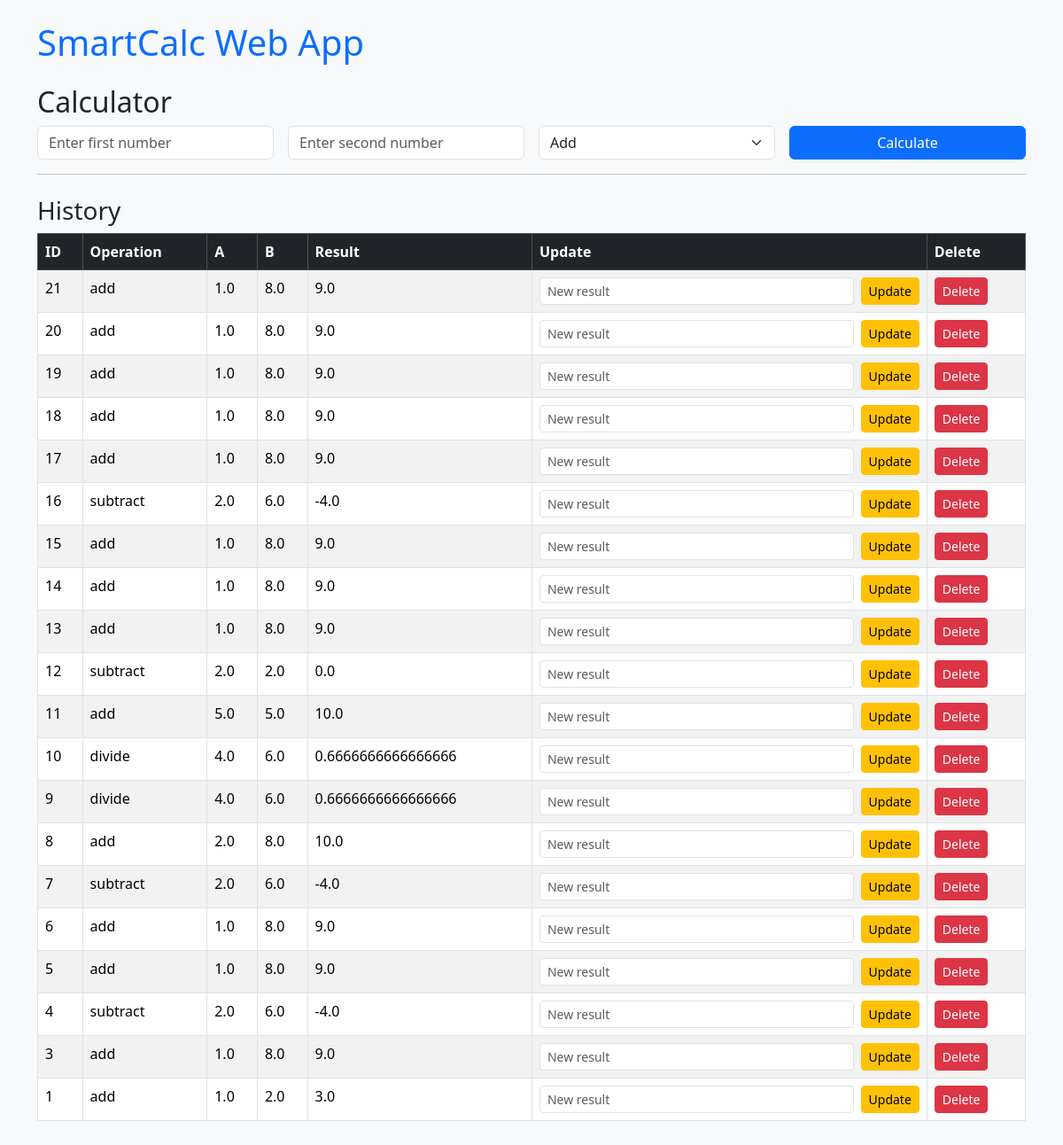
The page / (signed in) on the database its author committed.
### tables this page shows
CREATE TABLE history (
                id INTEGER PRIMARY KEY AUTOINCREMENT,
                user_id INTEGER,
                operation TEXT,
                a REAL,
                b REAL,
                result REAL,
                FOREIGN KEY(user_id) REFERENCES users(id)
            );

### app.py (the view)
    def wrapper(*args, **kwargs):
        if "user_id" not in session:
            return redirect(url_for("auth.login"))
        return view_func(*args, **kwargs)

### app.py (called while the page is built, shortened)
def login_required(view_func):
    def wrapper(*args, **kwargs):
        if "user_id" not in session:
            return redirect(url_for("auth.login"))
        return view_func(*args, **kwargs)
    wrapper.__name__ = view_func.__name__
    return wrapper

@app.route("/", methods=["GET", "POST"])
@login_required
def index():
    result = None
    user_id = session["user_id"]
    history = db.read_all(user_id)
    return render_template("index.html", result=result, history=history, username=session["username"])

### calculator_db.py (called while the page is built)
    def read_all(self, user_id):
        cursor = self.conn.execute("SELECT * FROM history WHERE user_id = ? ORDER BY id DESC", (user_id,))
        return cursor.fetchall()

### templates/index.html (shortened to what this page needs)
{% extends "layout.html" %}
{% block content %}
<h2>Calculator</h2>
<form method="POST" class="row g-3">
    <div class="col-md-3">
        <input type="number" name="num1" step="any" class="form-control" placeholder="Enter first number" required>
    </div>
    <div class="col-md-3">
        <input type="number" name="num2" step="any" class="form-control" placeholder="Enter second number" required>
    </div>
    <div class="col-md-3">
        <select name="operation" class="form-select" required>
            <option value="add">Add</option>
        </select>
    </div>
    <div class="col-md-3">
        <button type="submit" class="btn btn-primary w-100">Calculate</button>
    </div>
</form>
<hr>
<h3 class="mt-4">History</h3>
<table class="table table-bordered table-striped">
    <thead class="table-dark">
        <tr>
            <th>ID</th>
            <th>Operation</th>
            <th>A</th>
            <th>B</th>
            <th>Result</th>
            <th>Update</th>
            <th>Delete</th>
        </tr>
    </thead>
    <tbody>
        {% for row in history %}
        <tr>
            <td>{{ row[0] }}</td>
            <td>{{ row[2] }}</td>
            <td>{{ row[3] }}</td>
            <td>{{ row[4] }}</td>
            <td>{{ row[5] }}</td>
            <td>
                <form method="POST" action="/update/{{ row[0] }}" class="d-flex gap-2">
                    <input type="number" step="any" name="new_result_{{ row[0] }}" class="form-control form-control-sm" placeholder="New result" required>
                    <button type="submit" class="btn btn-warning btn-sm">Update</button>
                </form>
            </td>
            <td>
                <a href="/delete/{{ row[0] }}" class="btn btn-danger btn-sm">Delete</a>
            </td>
        </tr>
        {% endfor %}
    </tbody>
</table>
{% endblock %}

### templates/layout.html (shortened to what this page needs)
<!DOCTYPE html>
<html lang="en">
<head>
    <link href="https://cdn.jsdelivr.net/npm/bootstrap@5.3.2/dist/css/bootstrap.min.css" rel="stylesheet">
</head>
<body class="bg-light p-4">
    <div class="container">
        <h1 class="mb-4 text-primary">SmartCalc Web App</h1>
        {% block content %}{% endblock %}
    </div>
</body>
</html>

### rows shown on the page
history: id "21", operation "add", a "1.0", b "8.0", result "9.0"
history: id "20", operation "add", a "1.0", b "8.0", result "9.0"
history: id "19", operation "add", a "1.0", b "8.0", result "9.0"
history: id "18", operation "add", a "1.0", b "8.0", result "9.0"
history: id "17", operation "add", a "1.0", b "8.0", result "9.0"
history: id "16", operation "subtract", a "2.0", b "6.0", result "-4.0"
history: id "15", operation "add", a "1.0", b "8.0", result "9.0"
history: id "14", operation "add", a "1.0", b "8.0", result "9.0"
history: id "13", operation "add", a "1.0", b "8.0", result "9.0"
history: id "12", operation "subtract", a "2.0", b "2.0", result "0.0"
history: id "11", operation "add", a "5.0", b "5.0", result "10.0"
history: id "10", operation "divide", a "4.0", b "6.0", result "0.6666666666666666"
history: id "9", operation "divide", a "4.0", b "6.0", result "0.6666666666666666"
history: id "8", operation "add", a "2.0", b "8.0", result "10.0"
history: id "7", operation "subtract", a "2.0", b "6.0", result "-4.0"
history: id "6", operation "add", a "1.0", b "8.0", result "9.0"
history: id "5", operation "add", a "1.0", b "8.0", result "9.0"
history: id "4", operation "subtract", a "2.0", b "6.0", result "-4.0"
history: id "3", operation "add", a "1.0", b "8.0", result "9.0"
history: id "1", operation "add", a "1.0", b "2.0", result "3.0"
